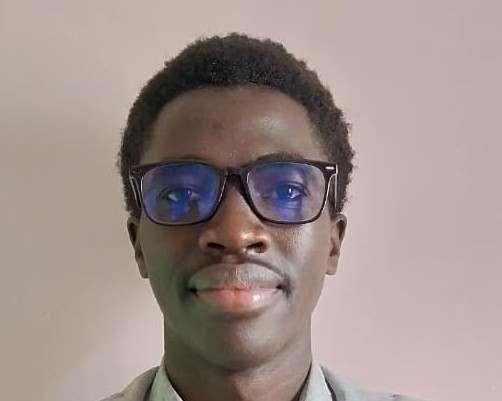
#> input picture assets/portrait/profile.jpg, 502 x 401 px
$ python generate_portrait.py
#> lines starting #> are read from the running program, lines starting #| are printed output that depends on the picture
#> in main, image is the input picture: PIL image 502x401 RGB; mean R, G, B 159.5, 143.8, 139.1
#|       Source: 502x401
from pathlib import Path

from PIL import Image, ImageOps, ImageEnhance, ImageFilter

ROOT = Path(__file__).resolve().parent.parent

INPUT = ROOT / "assets" / "portrait" / "profile.jpg"
OUTPUT = ROOT / "assets" / "portrait" / "portrait.svg"

# Dense terminal-style character ramp.
# Dark -> bright
ASCII_CHARS = " .:-=+*#%@"

ASCII_WIDTH = 100
FONT_SIZE = 11
LINE_HEIGHT = 11


def prepare_image(image):
    image = image.convert("RGB")

    # Convert to grayscale.
    image = ImageOps.grayscale(image)
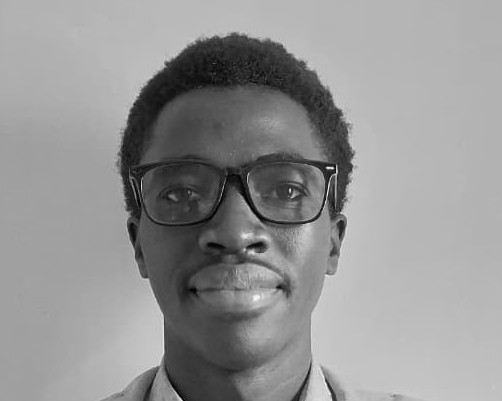
#> image: PIL image 502x401 L; min 0, max 249, mean 148

    # Strong terminal-style contrast.
    image = ImageEnhance.Contrast(image).enhance(2.8)
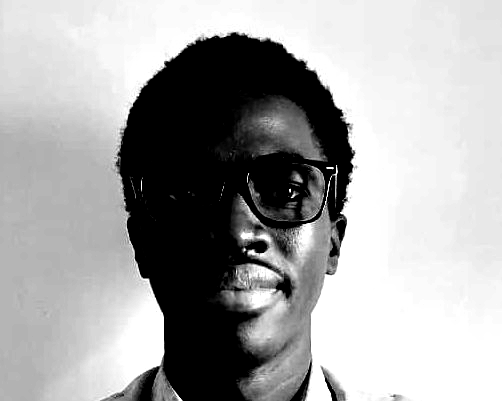
#> image: PIL image 502x401 L; min 0, max 255, mean 165.5

    # Slightly darken the image.
    image = ImageEnhance.Brightness(image).enhance(0.88)
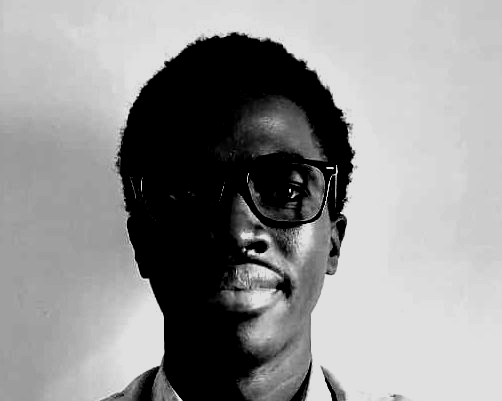
#> image: PIL image 502x401 L; min 0, max 224, mean 145.3

    # Sharpen facial details.
    image = image.filter(
        ImageFilter.UnsharpMask(
            radius=1.5,
            percent=200,
            threshold=2
        )
    )
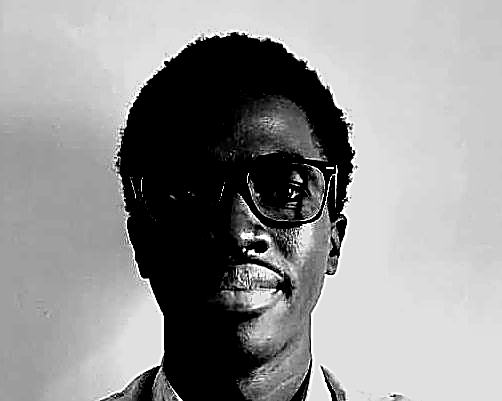
#> image: PIL image 502x401 L; min 0, max 255, mean 146.1

    original_width, original_height = image.size
#> original_width = 502; original_height = 401

    # Characters are taller than they are wide.
    character_ratio = 0.48

    height = max(
        1,
        int(
            (original_height / original_width)
            * ASCII_WIDTH
            * character_ratio
        )
    )
#> height = 38

    image = image.resize(
        (ASCII_WIDTH, height),
        Image.Resampling.LANCZOS
    )
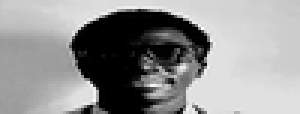
#> image: PIL image 100x38 L (shown 3 times larger); min 0, max 253, mean 146.5

    return image


def image_to_ascii(image):
    pixels = list(image.get_flattened_data())

    width, height = image.size

    lines = []

    for y in range(height):
        row = []

        for x in range(width):
            pixel = pixels[y * width + x]

            index = int(
                pixel / 255 * (len(ASCII_CHARS) - 1)
            )

            row.append(ASCII_CHARS[index])

        lines.append("".join(row).rstrip())

    return lines


# [121 lines left out: functions escape_xml, generate_svg, not called in this run]


def main():

    if not INPUT.exists():
        raise FileNotFoundError(
            f"Profile image not found: {INPUT}"
        )

    print("======================================")
    print("  AUSTINE192-A // ASCII GENERATOR")
    print("======================================")
    print()

    print("[1/4] Loading profile image...")

    image = Image.open(INPUT)

    print(
        f"      Source: {image.width}x{image.height}"
    )

    print()

    print("[2/4] Preparing terminal rendering...")

    image = prepare_image(image)

    print(
        f"      ASCII: {image.width}x{image.height}"
    )
#|       ASCII: 100x38

    print()

    print("[3/4] Converting image to ASCII...")

    lines = image_to_ascii(image)

    print(
        f"      Rows: {len(lines)}"
    )

    print()

    print("[4/4] Building animated SVG...")

    svg = generate_svg(lines)

    OUTPUT.write_text(
        svg,
        encoding="utf-8"
    )

    print()
    print("======================================")
    print("  GENERATION COMPLETE")
    print("======================================")
    print()
    print(f"Output: {OUTPUT}")
    print()


if __name__ == "__main__":
#> (the run stopped early here; a loop or call above may not have finished)
